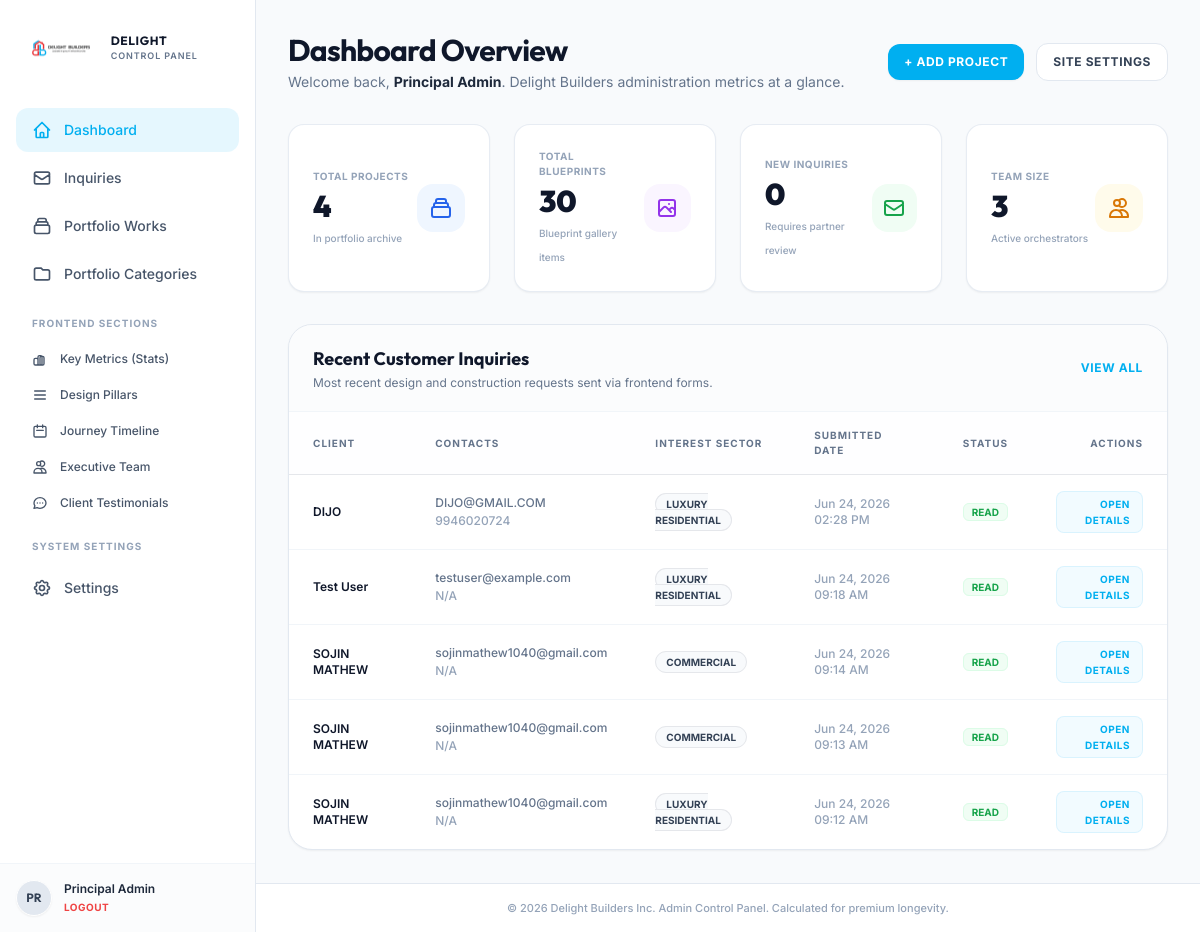
/admin/index.php (signed in), run on the app's committed database.
### tables this page shows
CREATE TABLE `settings` (
  `key_name` varchar(50) NOT NULL,
  `value` text DEFAULT NULL,
  PRIMARY KEY (`key_name`)
);

CREATE TABLE `inquiries` (
  `id` int(11) NOT NULL AUTO_INCREMENT,
  `name` varchar(100) NOT NULL,
  `email` varchar(100) NOT NULL,
  `phone` varchar(30) DEFAULT NULL,
  `category` varchar(50) DEFAULT NULL,
  `message` text NOT NULL,
  `status` varchar(20) DEFAULT 'unread',
  `created_at` timestamp NOT NULL DEFAULT current_timestamp(),
  `whatsapp` varchar(30) DEFAULT NULL,
  PRIMARY KEY (`id`)
);

### admin/index.php (the view, shortened to what the rows shown need)
<?php
require_once 'admin_header.php';
try {
    $stmt = $pdo->query("SELECT * FROM inquiries ORDER BY created_at DESC LIMIT 5");
    $recent_inquiries = $stmt->fetchAll();
} catch (PDOException $e) {
    echo "<div class='p-4 bg-red-100 border border-red-300 text-red-700 rounded-xl mb-6'>Error loading dashboard statistics: " . $e->getMessage() . "</div>";
    $total_projects = $total_blueprints = $unread_inquiries = $total_team = 0;
    $recent_inquiries = [];
}
?>
<div class="space-y-8">
    <div class="flex flex-col md:flex-row md:items-center md:justify-between gap-4">
        <div>
            <h1 class="font-display font-bold text-3xl text-slate-900 tracking-tight">Dashboard Overview</h1>
        </div>
    </div>
    <div class="bg-white border border-slate-200 rounded-3xl overflow-hidden shadow-sm">
        <div class="overflow-x-auto">
            <table class="min-w-full divide-y divide-slate-150 text-left">
                <thead class="bg-slate-50/20 text-[10px] font-bold text-slate-500 uppercase tracking-widest">
                    <tr>
                        <th class="px-6 py-4">Client</th>
                        <th class="px-6 py-4">Contacts</th>
                        <th class="px-6 py-4">Interest Sector</th>
                        <th class="px-6 py-4">Submitted Date</th>
                        <th class="px-6 py-4">Status</th>
                        <th class="px-6 py-4 text-right">Actions</th>
                    </tr>
                </thead>
                <tbody class="divide-y divide-slate-100 text-xs font-medium text-slate-700">
                    <?php if (count($recent_inquiries) > 0): ?>
                        <?php foreach ($recent_inquiries as $inq):
                            $status_class = "bg-red-50 text-red-600 border border-red-100";
                            if ($inq['status'] === 'read') {
                                $status_class = "bg-green-50 text-green-600 border border-green-100";
                            } elseif ($inq['status'] === 'replied') {
                                $status_class = "bg-blue-50 text-blue-600 border border-blue-100";
                            }
                            ?>
                            <tr class="hover:bg-slate-50/50 transition-colors duration-150">
                                <td class="px-6 py-4">
                                    <div class="font-semibold text-slate-900"><?php echo htmlspecialchars($inq['name']); ?></div>
                                </td>
                                <td class="px-6 py-4">
                                    <div class="text-slate-500"><?php echo htmlspecialchars($inq['email']); ?></div>
                                    <div class="text-slate-400 mt-0.5"><?php echo htmlspecialchars($inq['phone'] ?? 'N/A'); ?></div>
                                </td>
                                <td class="px-6 py-4">
                                    <span class="px-2.5 py-1 rounded-full text-[10px] font-bold uppercase border bg-slate-50 border-slate-150">
                                        <?php echo htmlspecialchars($inq['category'] ?? 'General Inquiry'); ?>
                                    </span>
                                </td>
                                <td class="px-6 py-4 text-slate-400">
                                    <?php echo date('M d, Y h:i A', strtotime($inq['created_at'])); ?>
                                </td>
                                <td class="px-6 py-4">
                                    <span class="px-2 py-0.5 rounded-md text-[10px] font-bold uppercase <?php echo $status_class; ?>">
                                        <?php echo $inq['status']; ?>
                                    </span>
                                </td>
                                <td class="px-6 py-4 text-right">
                                    <a href="inquiries.php?id=<?php echo $inq['id']; ?>" class="inline-flex items-center text-[10px] font-bold text-[#00aff0] hover:text-[#009ece] uppercase tracking-wider py-1 px-3 bg-[#00aff0]/5 hover:bg-[#00aff0]/10 border border-[#00aff0]/10 rounded-lg transition-colors">
                                        Open Details
                                    </a>
                                </td>
                            </tr>
                        <?php endforeach; ?>
                    <?php endif; ?>
                </tbody>
            </table>
        </div>
    </div>
</div>
<?php
require_once 'admin_footer.php';
?>

### admin/admin_header.php (shortened to what the rows shown need)
<?php
require_once 'db_connection.php';
$logo_path_resolved = "../" . get_setting('logo_path', 'asset/images/logo.png');
?>
<!DOCTYPE html>
<html lang="en" class="h-full bg-slate-50">
<head>
    <script src="https://cdn.tailwindcss.com"></script>
    <link rel="stylesheet" href="../asset/css/admin.css">
</head>
<body class="h-full font-sans text-slate-800 antialiased flex">
    <aside class="hidden md:flex md:w-64 md:flex-col md:fixed md:inset-y-0 border-r border-slate-200 bg-white">
        <div class="flex flex-col flex-grow pt-5 overflow-y-auto">
            <div class="flex items-center flex-shrink-0 px-6 mb-8">
                <img src="<?php echo $logo_path_resolved; ?>" alt="Delight Builders Logo" class="h-14 w-auto object-contain">
                <div class="ml-3">
                    <span class="font-display font-bold text-xs tracking-wider text-[#0f172a] block">DELIGHT</span>
                    <span class="text-[9px] font-semibold tracking-widest text-[#64748b] block uppercase">CONTROL PANEL</span>
                </div>
            </div>
        </div>
    </aside>
    <div class="md:pl-64 flex flex-col flex-1 w-full min-h-screen">
        <main class="flex-grow p-6 md:p-8">

### data on the page
settings: value (picture)
inquiries: name "DIJO", email "DIJO@GMAIL.COM", phone "9946020724", category "LUXURY RESIDENTIAL", created_at "Jun 24, 2026 02:28 PM", status "READ"
inquiries: name "Test User", email "testuser@example.com", phone "N/A", category "LUXURY RESIDENTIAL", created_at "Jun 24, 2026 09:18 AM", status "READ"
inquiries: name "SOJIN MATHEW", email "sojinmathew1040@gmail.com", phone "N/A", category "COMMERCIAL", created_at "Jun 24, 2026 09:14 AM", status "READ"
inquiries: name "SOJIN MATHEW", email "sojinmathew1040@gmail.com", phone "N/A", category "COMMERCIAL", created_at "Jun 24, 2026 09:13 AM", status "READ"
inquiries: name "SOJIN MATHEW", email "sojinmathew1040@gmail.com", phone "N/A", category "LUXURY RESIDENTIAL", created_at "Jun 24, 2026 09:12 AM", status "READ"

### other printed values
substr($_SESSION['admin_fullname'] ?? 'A', 0, 2) "PR"
$_SESSION['admin_fullname'] "Principal Admin"
$total_projects "4"
$total_blueprints "30"
$unread_inquiries "0"
$total_team "3"
